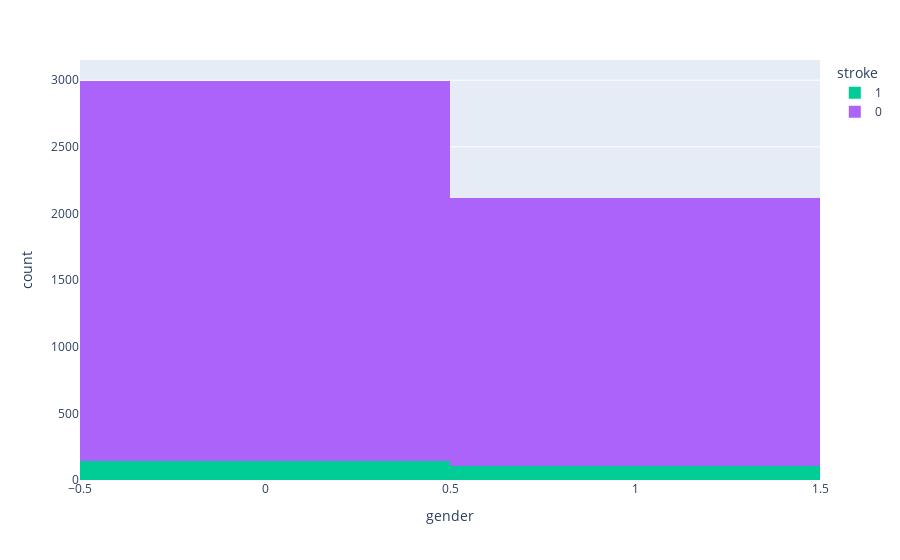

Notebook code cell kept with this figure:
### Code cell
colorpallete = {"1.0":"red","0.0":"gray"}
df["stroke"]
plt = px.histogram(df, x="gender",color="stroke",color_discrete_map=colorpallete)

plt.show()

### Figure 1 — Plotly figure (JSON) as saved in the notebook; plotly's stock layout.template omitted (floating-point values rounded to 4 significant figures; data arrays with more than 128 entries replaced by an {"elided": "..."} marker saying what was removed)
{"data": [{"alignmentgroup": "True", "bingroup": "x", "hovertemplate": "stroke=1<br>gender=%{x}<br>count=%{y}<extra></extra>", "legendgroup": "1", "marker": {"color": "#00cc96"}, "name": "1", "offsetgroup": "1", "orientation": "v", "showlegend": true, "type": "histogram", "x": {"elided": "249 int values"}, "xaxis": "x", "yaxis": "y"}, {"alignmentgroup": "True", "bingroup": "x", "hovertemplate": "stroke=0<br>gender=%{x}<br>count=%{y}<extra></extra>", "legendgroup": "0", "marker": {"color": "#ab63fa"}, "name": "0", "offsetgroup": "0", "orientation": "v", "showlegend": true, "type": "histogram", "x": {"elided": "4861 int values"}, "xaxis": "x", "yaxis": "y"}], "layout": {"barmode": "relative", "legend": {"title": {"text": "stroke"}, "tracegroupgap": 0}, "margin": {"t": 60}, "xaxis": {"anchor": "y", "domain": [0, 1], "title": {"text": "gender"}}, "yaxis": {"anchor": "x", "domain": [0, 1], "title": {"text": "count"}}}}
